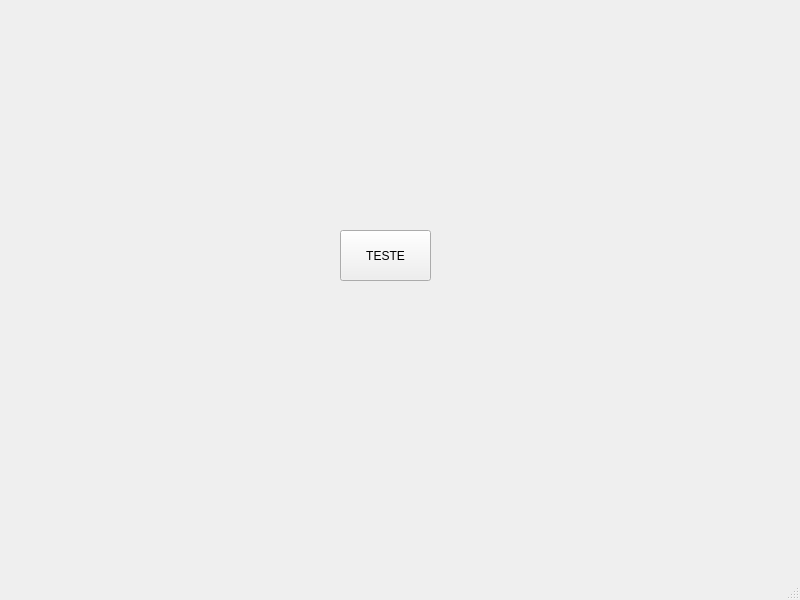
<?xml version="1.0" encoding="UTF-8"?>
<ui version="4.0">
 <class>MainWindow</class>
 <widget class="QMainWindow" name="MainWindow">
  <property name="geometry">
   <rect>
    <x>0</x>
    <y>0</y>
    <width>800</width>
    <height>600</height>
   </rect>
  </property>
  <property name="windowTitle">
   <string>MainWindow</string>
  </property>
  <widget class="QWidget" name="centralwidget">
   <widget class="QPushButton" name="pushButton">
    <property name="geometry">
     <rect>
      <x>340</x>
      <y>230</y>
      <width>91</width>
      <height>51</height>
     </rect>
    </property>
    <property name="minimumSize">
     <size>
      <width>91</width>
      <height>51</height>
     </size>
    </property>
    <property name="text">
     <string>TESTE</string>
    </property>
   </widget>
  </widget>
  <widget class="QMenuBar" name="menubar">
   <property name="geometry">
    <rect>
     <x>0</x>
     <y>0</y>
     <width>800</width>
     <height>25</height>
    </rect>
   </property>
  </widget>
  <widget class="QStatusBar" name="statusbar"/>
 </widget>
 <resources/>
 <connections/>
</ui>
